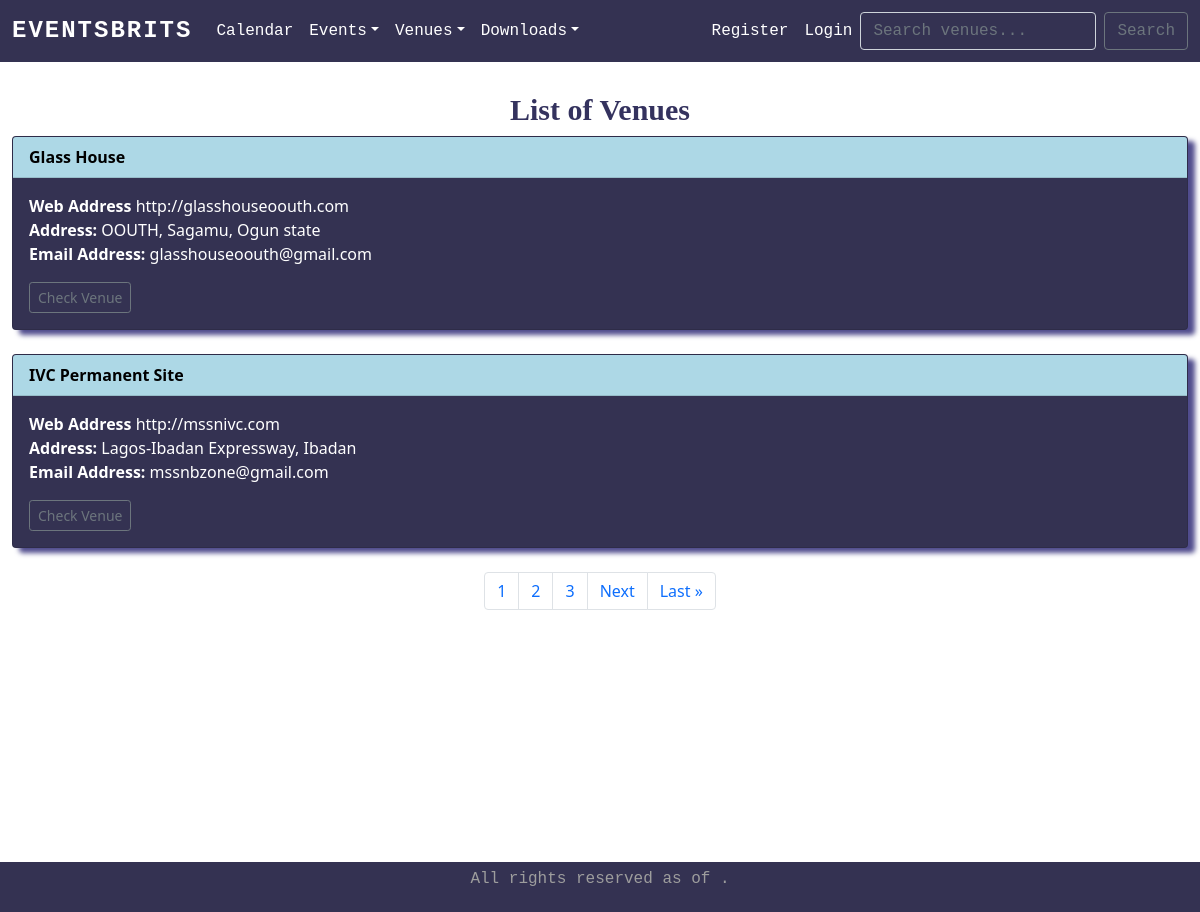
Page /list_venues on the earlier database version.
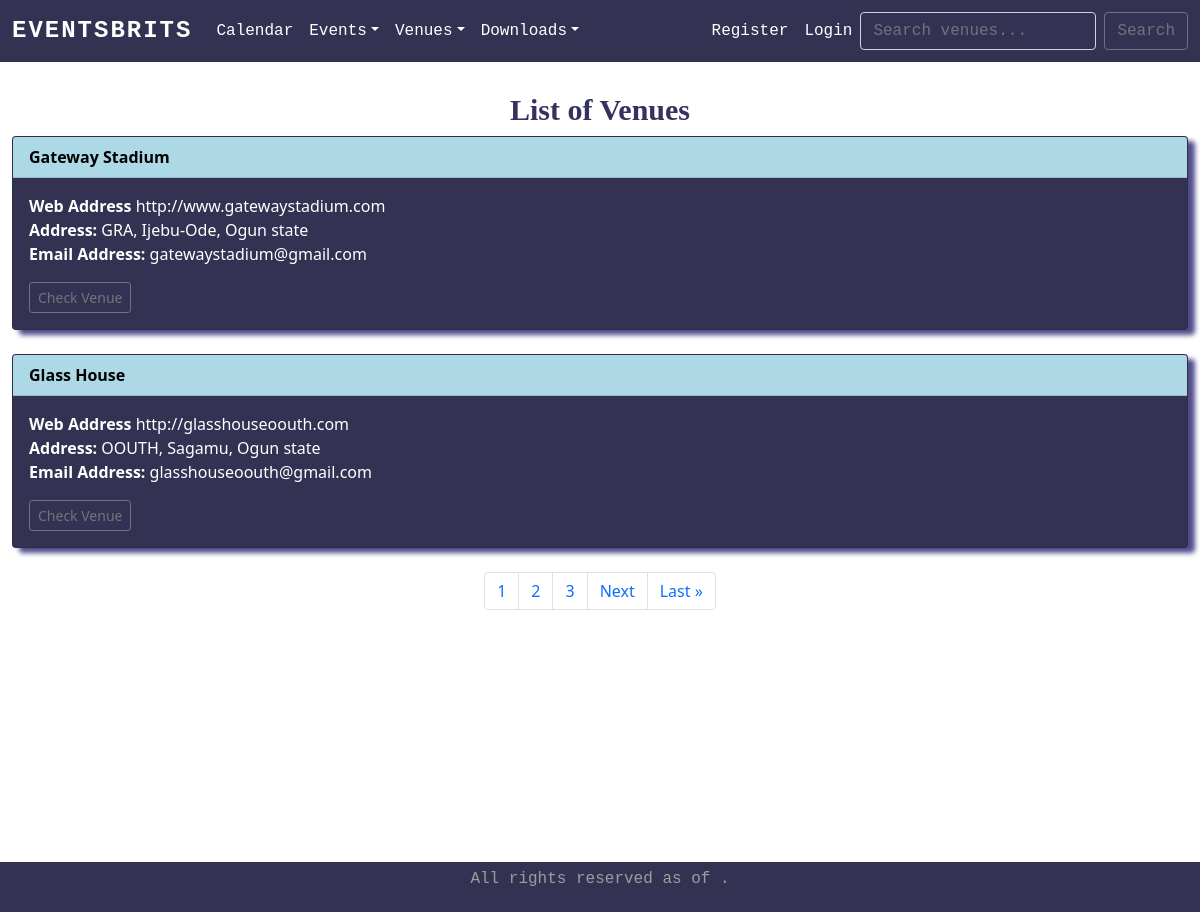
Same page on the later database version.
### firstapp/models.py (models this page shows)
class Venue(models.Model):
    name = models.CharField('Venue Name', max_length=120)
    address = models.CharField( max_length=300)
    zip_code = models.CharField('Zip Code', max_length=15, blank=True)
    phone = models.CharField('Contact Phone', max_length=25)
    web = models.URLField('Website Address', blank=True)
    email_address = models.EmailField('Email Address')
    capacity = models.CharField('Capacity', max_length=15, blank=False)
    owner = models.IntegerField('Venue Owner', blank=False, default=1)
    venue_image = models.ImageField(null=True, blank=True, upload_to="images/")
    def __str__(self):
        return self.name

### firstapp/views.py (the view)
# urls.py: path('list_venues', views.list_venues, name='list-venues'),
def list_venues(request):
    venue_list = Venue.objects.all().order_by('name')
    p = Paginator(Venue.objects.all().order_by('name'), 2)
    page = request.GET.get('page')
    venues = p.get_page(page)
    nums = "a" * venues.paginator.num_pages
    return render(request, 'firstapp/venues.html', {'venue_list': venue_list, 'venues': venues, 'nums': nums})

### firstapp/templates/firstapp/venues.html (shortened to what this page needs)
{% extends 'firstapp/base.html' %}
{% block content %}
    <h1 style="text-align:center; margin-top: 1em;">List of Venues</h1>
    {% for venue in venues %}
    <section class="card" style="background-color: #343252; color: #fff; box-shadow: 7px 5px 5px #504c8d;">
        <div class="card-header">
            <strong><a style="color: black;" href="{% url 'show-venue' venue.id %}">{{ venue }}</a></strong>
        </div>
        <div class="card-body">
            <p class="card-text">
                <b>Web Address</b> <a style="color: #fff;" href="{{ venue.web}}">{{ venue.web }}</a> <br />
                <b>Address:</b> {{ venue.address }} <br />
                <b>Email Address:</b> <a style="color: #fff;" href="{{ venue.email_address}}">{{ venue.email_address }}</a> <br />
            </p>
            <a href="{% url 'show-venue' venue.id %}" class="btn btn-outline-secondary btn-sm"> Check Venue </a>
        </div>
    </section> <br />
    {% endfor %}
    <nav aria-label="Page-navigation example">
        <ul class="pagination justify-content-center">
            {% for i in nums %}
                <li class="page-item"> <a class="page-link" href="?page={{ forloop.counter }}">{{ forloop.counter }}</a> </li>
            {% endfor %}
            {% if venues.has_next %}
                <li class="page-item"> <a class="page-link" href="?page={{ venues.next_page_number }}">Next</a> </li>
                <li class="page-item"> <a class="page-link" href="?page={{ venues.paginator.num_pages }}">Last &raquo;</a> </li>
            {% endif %}
        </ul>
    </nav>
{% endblock %}

Differences in the rows shown:
no longer on this page (row unchanged): Venue: name "IVC Permanent Site", web "http://mssnivc.com", address "Lagos-Ibadan Expressway, Ibadan", email_address "mssnbzone@gmail.com"
added Venue: name "Gateway Stadium", web "http://www.gatewaystadium.com", address "GRA, Ijebu-Ode, Ogun state", email_address "gatewaystadium@gmail.com"
